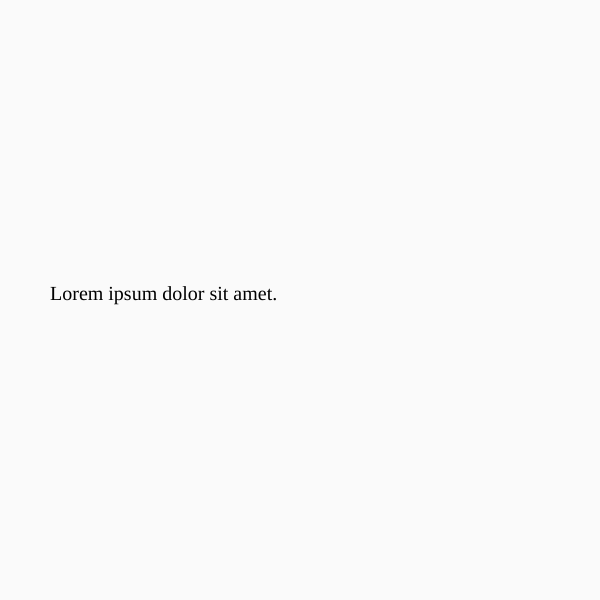
Frame 1 (no input)
Frame 60 (no input): identical to frame 1, image omitted
Frame 120 (the mouse pressed at the canvas centre since frame 60): identical to frame 1, image omitted

The p5.js sketch that drew this single still picture (run headless with seeded random() and noise() and a simulated clock; from frame 60 on, the mouse is pressed at the canvas centre):

// p5.js sketch
// ── sketch.js
let sampleText;

function setup() {
  createCanvas(600, 600);

  textFont("Georgia");
  textSize(20);
  //textAlign(CENTER, CENTER);
  sampleText = "Lorem ipsum dolor sit amet.";
}

function draw() {
  background(250);
  //text(sampleText, width * 0.5, height * 0.5);
  text(sampleText, 50, height * 0.5);
}
